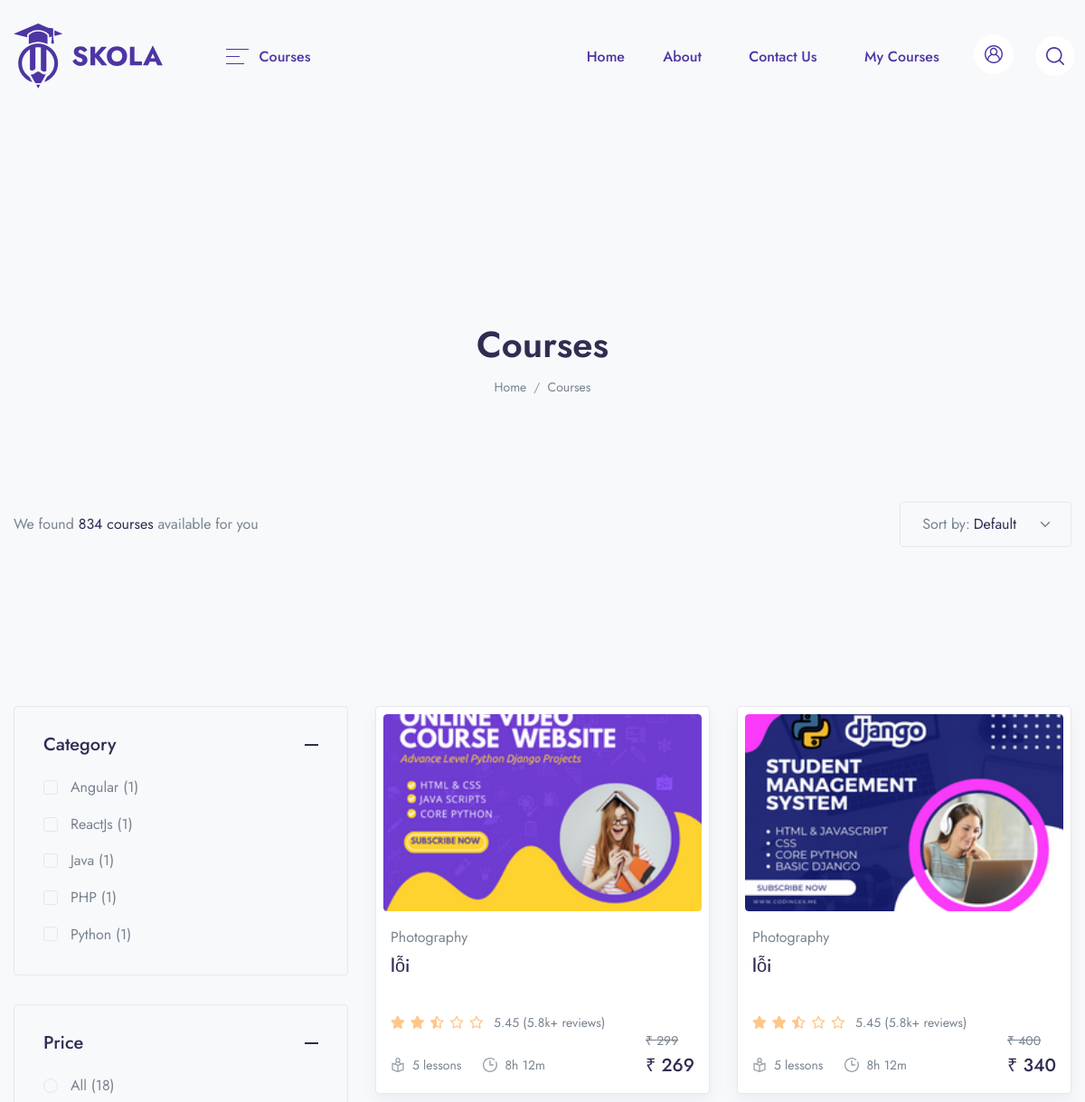
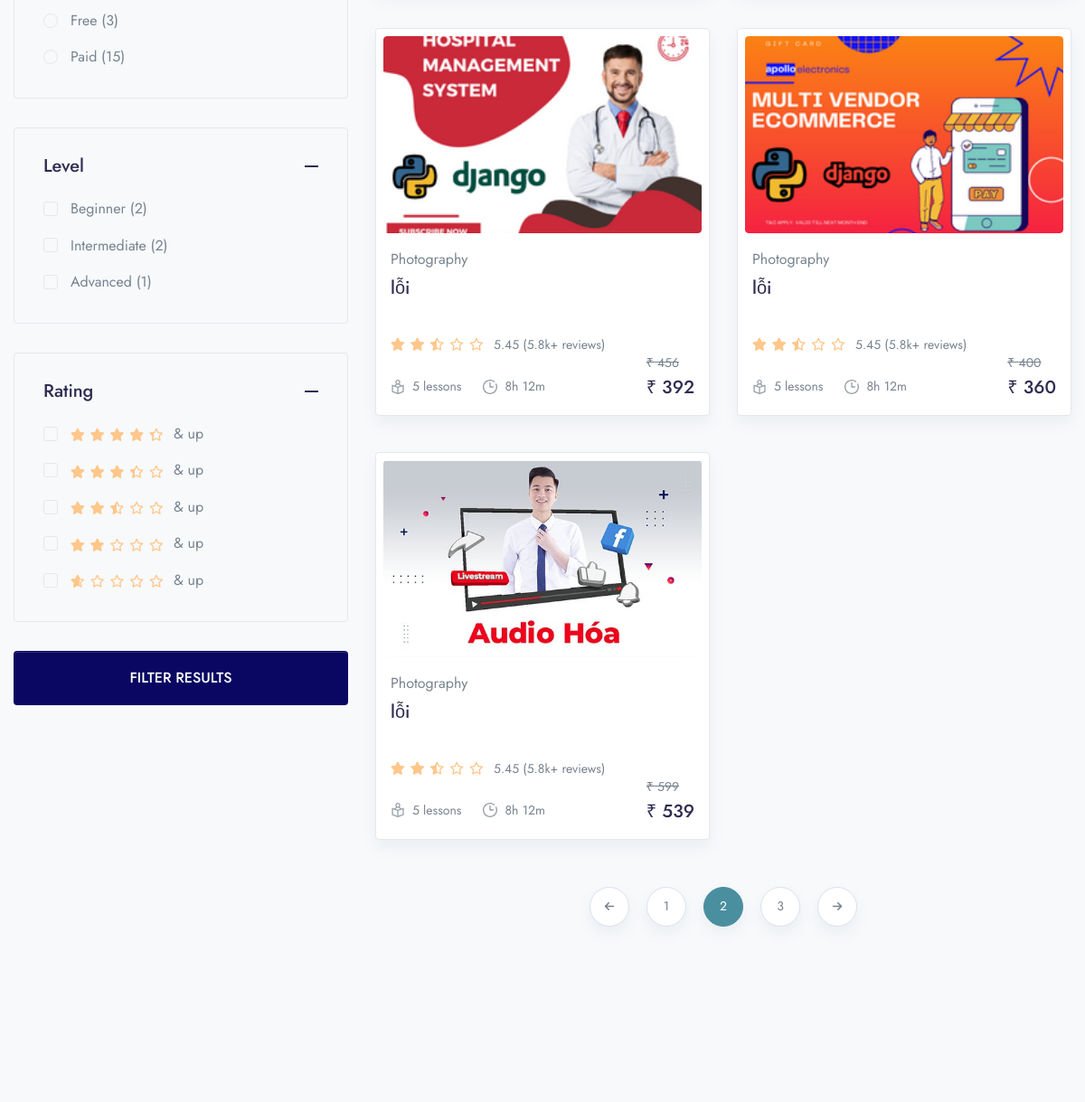
Page /course/ (upper part) on the earlier database version (2 pictures, top to bottom).
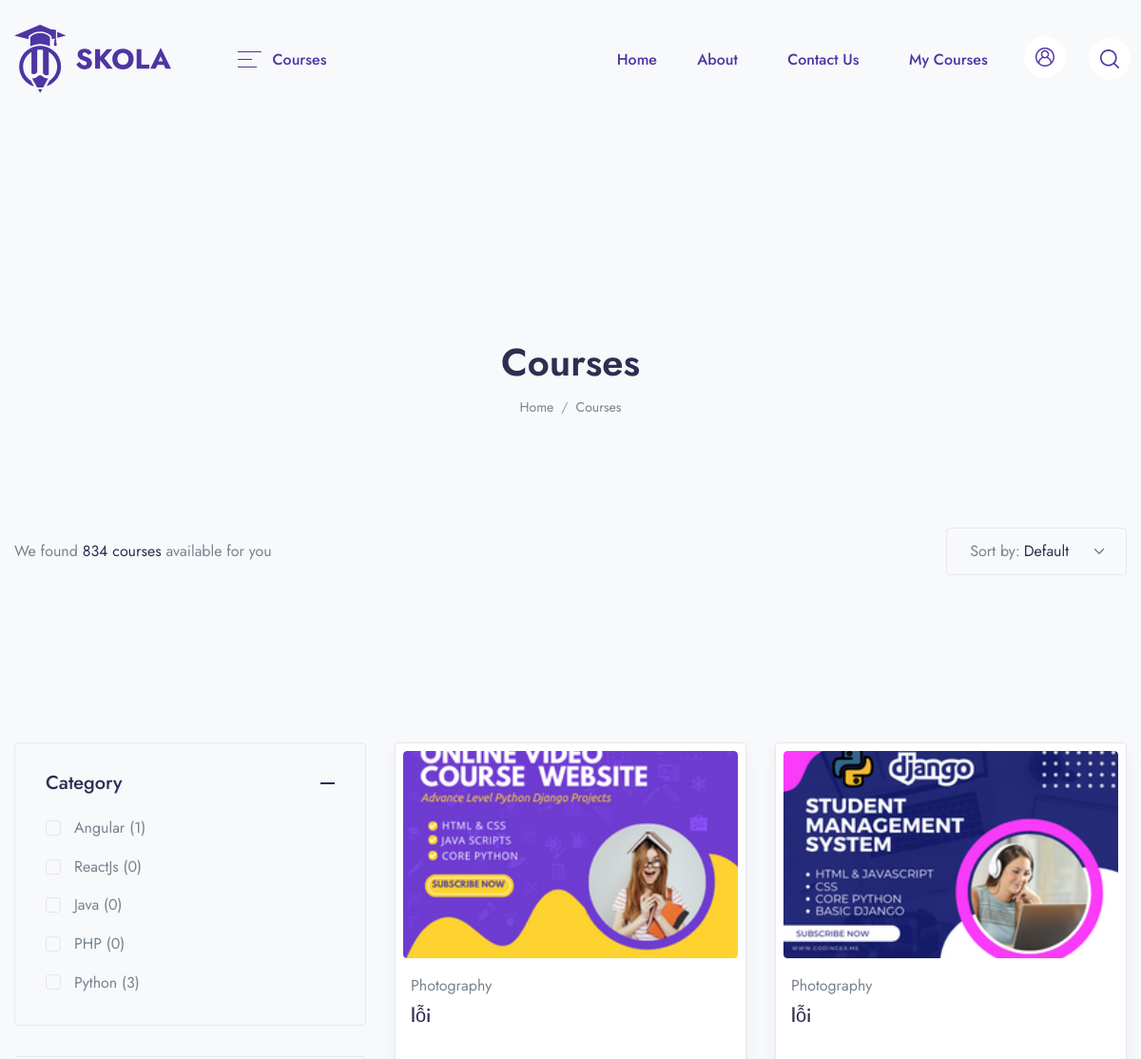
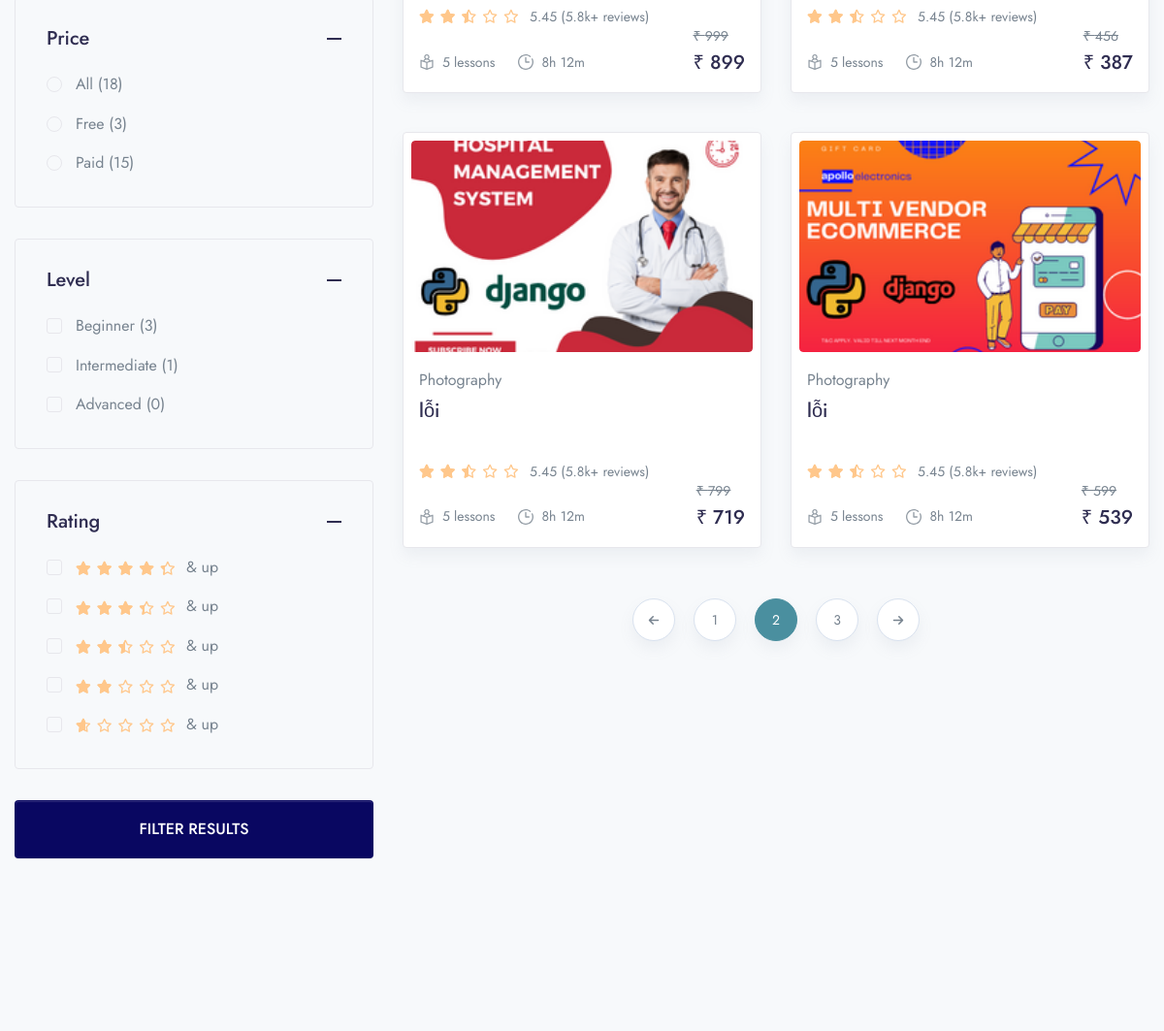
Same page on the later database version (2 pictures, top to bottom).
### app/models.py (models this page shows, shortened)
class Categories(models.Model):
    icon = models.CharField(max_length=200,null=True)
    name = models.CharField(max_length=200)
    def get_all_category(self):
        return Categories.objects.all().order_by('-id')

class Level(models.Model):
    name = models.CharField(max_length=100)

class Course(models.Model):
    STATUS = (
        ('PUBLISH','PUBLISH'),
        ('DRAFT', 'DRAFT'),
    )
    featured_image = models.ImageField(upload_to="Media/featured_img",null=True)
    featured_video = models.CharField(max_length=300,null=True)
    title = models.CharField(max_length=500)
    created_at = models.DateField(auto_now_add=True)
    author = models.ForeignKey(Author,on_delete=models.CASCADE,null=True)
    category = models.ForeignKey(Categories,on_delete=models.CASCADE)
    level = models.ForeignKey(Level,on_delete=models.CASCADE,null=True)
    description = models.TextField()
    price = models.IntegerField(null=True,default=0)
    discount = models.IntegerField(null=True)
    slug = models.SlugField(default='', max_length=500, null=True, blank=True)
    status = models.CharField(choices=STATUS,max_length=100,null=True)

### LMS/views.py (the view)
# urls.py: path('course/', views.SINGLE_COURSE, name='single_course'),
def SINGLE_COURSE(request):
    category = Categories.get_all_category(Categories)
    level = Level.objects.all()
    course = Course.objects.all()
    context = {
        'category': category,
        'level': level,
        'course':course,
    }
    return render(request,'Main/single_course.html',context)

### app/templatetags/course_tags.py (called while the page is built)
@register.simple_tag
def discount_calculation(price, discount):
    if discount is None or discount is 0:
        return price
    sellprice = price
    sellprice = price - (price * discount / 100)
    return math.floor(sellprice)

### templates/Main/single_course.html (shortened to what the changed rows need)
{% extends 'base.html' %}
{% load static %}
{% block content %}
{% load course_tags %}
<header class="py-8 py-md-11" style="background-image: none;">
    <div class="container text-center py-xl-2">
        <h1 class="display-4 fw-semi-bold mb-0">Courses</h1>
    </div>
</header>
<div class="container">
    <div class="row">
        <div class="col-xl-4 mb-5 mb-xl-0">
            <div class=" vertical-scroll" id="courseSidebar">
                <div class="border rounded mb-6 @@widgetBG">
                    <div id="coursefiltercollapse1" class="collapse show mt-n2 px-6 pb-6"
                         aria-labelledby="coursefilter1" data-parent="#courseSidebar">
                        <ul class="list-unstyled list-group list-checkbox">
                            {% for i in category %}
                            <li class="custom-control custom-checkbox">
                                <label class="custom-control-label font-size-base" for="category-{{i.id}}">{{i.name}} ({{i.course_set.all.count}})</label>
                            </li>
                            {% endfor %}
                        </ul>
                    </div>
                </div>
                <div class="border rounded mb-6 @@widgetBG">
                    <div id="coursefiltercollapse4" class="collapse show mt-n2 px-6 pb-6"
                         aria-labelledby="coursefilter4" data-parent="#courseSidebar">
                        <ul class="list-unstyled list-group list-checkbox">
                            {% for i in level %}
                            <li class="custom-control custom-checkbox">
                                <label class="custom-control-label font-size-base" for="level-{{i.id}}">{{ i.name }} ({{ i.course_set.all.count}})</label>
                            </li>
                            {% endfor %}
                        </ul>
                    </div>
                </div>
            </div>
        </div>
        <div class="col-xl-8">
            <div class="row row-cols-md-2 mb-3 " id="filteredCourses">
                {% for i in course %}
                <div class="col-md pb-4 pb-md-7">
                    <div class="card border shadow p-2 lift sk-fade">
                        <div class="card-zoom position-relative">
                            <a href="course-single-v5.html" class="card-img sk-thumbnail d-block">
                                <img class="rounded shadow-light-lg" src="{{i.featured_image}}" alt="ảnh bị lỗi">
                            </a>
                        </div>
                        <div class="card-footer px-2 pb-2 mb-1 pt-4 position-relative">
                            <a href="course-single-v5.html"><span
                                    class="mb-1 d-inline-block text-gray-800">Photography</span></a>
                            <div class="position-relative">
                                <a href="course-single-v5.html" class="d-block stretched-link"><h4
                                        class="line-clamp-2 h-md-48 h-lg-58 me-md-6 me-lg-10 me-xl-4 mb-2">lỗi</h4></a>
                                <div class="d-lg-flex align-items-end flex-wrap mb-n1">
                                    <div class="star-rating mb-2 mb-lg-0 me-lg-3">
                                        <div class="rating" style="width:50%;"></div>
                                    </div>
                                    <div class="font-size-sm">
                                        <span>5.45 (5.8k+ reviews)</span>
                                    </div>
                                </div>
                                <div class="row mx-n2 align-items-end">
                                    <div class="col px-2">
                                        <ul class="nav mx-n3">
                                            <li class="nav-item px-3">
                                                <div class="d-flex align-items-center">
                                                    <div class="me-2 d-flex icon-uxs text-secondary">
                                                    </div>
                                                    <div class="font-size-sm">5 lessons</div>
                                                </div>
                                            </li>
                                            <li class="nav-item px-3">
                                                <div class="d-flex align-items-center">
                                                    <div class="me-2 d-flex icon-uxs text-secondary">
                                                    </div>
                                                    <div class="font-size-sm">8h 12m</div>
                                                </div>
                                            </li>
                                        </ul>
                                    </div>
                                      {% if i.price == 0 %}
                                     <div class="col-auto px-2 text-right">
                                        <del class="font-size-sm">₹ {{i.price}}</del>
                                        <ins class="h4 mb-0 d-block mb-lg-n1"><a href="#" class="badge badge-primary">Free</a></ins>
                                    </div>
                                    {% else %}
                                    <div class="col-auto px-2 text-right">
                                        <del class="font-size-sm">₹ {{i.price}}</del>
                                        <ins class="h4 mb-0 d-block mb-lg-n1">₹ {% discount_calculation i.price i.discount %}</ins>
                                    </div>
                                    {% endif %}
                                </div>
                            </div>
                        </div>
                    </div>
                </div>
                {% endfor %}
            </div>
        </div>
    </div>
</div>
{% endblock %}

Differences in the rows shown:
removed Course: featured_image (picture), price "299", price+discount "269"
removed Course: featured_image (picture), price "400", price+discount "340"
removed Course: featured_image (picture), price "456", price+discount "392"
removed Course: featured_image (picture), price "400", price+discount "360"
removed Course: featured_image (picture), price "599", price+discount "539"
computed for Categories "ReactJs": course_set.all.count "1" → "0"
computed for Categories "Java": course_set.all.count "1" → "0"
computed for Categories "PHP": course_set.all.count "1" → "0"
computed for Categories "Python": course_set.all.count "1" → "3"
computed for Level "Beginner": course_set.all.count "2" → "3"
computed for Level "Intermediate": course_set.all.count "2" → "1"
computed for Level "Advanced": course_set.all.count "1" → "0"
added Course: featured_image (picture), price "999", price+discount "899"
added Course: featured_image (picture), price "456", price+discount "387"
added Course: featured_image (picture), price "799", price+discount "719"
added Course: featured_image (picture), price "599", price+discount "539"
